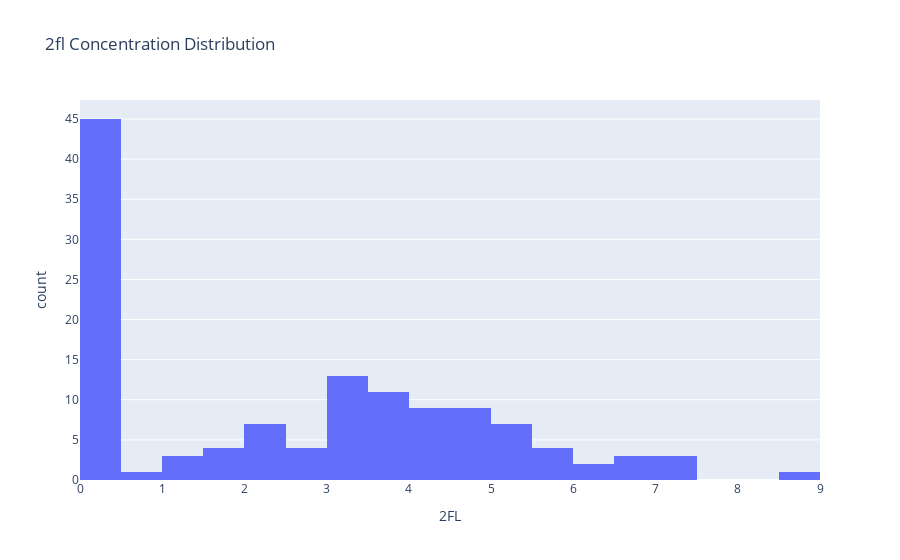

The notebook cell this image was saved under:
### Code cell
fig = px.histogram(merged, x="2FL", nbins=40, title='2fl Concentration Distribution')
fig

### Figure 1 — Plotly figure (JSON) as saved in the notebook; plotly's stock layout.template omitted (floating-point values rounded to 4 significant figures)
{"data": [{"bingroup": "x", "hovertemplate": "2FL=%{x}<br>count=%{y}<extra></extra>", "legendgroup": "", "marker": {"color": "#636efa", "pattern": {"shape": ""}}, "name": "", "nbinsx": 40, "orientation": "v", "showlegend": false, "type": "histogram", "x": [1.812, 2.942, 3.023, 2.11, 0.3197, 0.295, 0.3086, 1.81, 0.2724, 0.1635, 3.578, 6.616, 0.2163, 3.765, 0.291, 3.647, 7.417, 0.3567, 3.894, 0.3166, 3.419, 0.2794, 0.2576, 3.66, 6.008, 4.03, 3.168, 0.2998, 0.3215, 0.2968, 0.3043, 4.197, 3.446, 0.2933, 1.199, 0.2355, 0.2323, 4.363, 0.2133, 2.301, 5.587, 3.806, 4.982, 4.829, 0.2546, 2.178, 5.443, 6.754, 0.2028, 4.291, 4.55, 1.788, 7.214, 1.578, 1.444, 2.15, 4.589, 4.255, 8.572, 3.013, 5.984, 7.368, 0.2853, 0.2387, 4.533, 3.202, 0.3764, 0.2196, 2.464, 5.607, 0.2904, 2.343, 4.906, 0.3081, 0.3484, 0.2303, 3.238, 5.183, 3.532, 1.117, 0.1637, 4.671, 3.254, 0.1733, 3.419, 0.2224, 0.1583, 5.138, 0.2909, 4.313, 5.545, 5.418, 0.3022, 0.1466, 0.5761, 0.1381, 0.295, 2.321, 6.255, 3.463, 3.22, 5.029, 0.133, 0.3355, NaN, 4.509, 4.309, 0.1213, 5.018, 3.369, 0.03498, 4.49, 4.188, 3.197, 3.952, 0.3155, 5.388, 3.857, 4.705, 0.1491, NaN, 3.778, 2.621, 3.819, 2.866, 0.3167, 6.515, 2.809], "xaxis": "x", "yaxis": "y"}], "layout": {"barmode": "relative", "legend": {"tracegroupgap": 0}, "title": {"text": "2fl Concentration Distribution"}, "xaxis": {"anchor": "y", "domain": [0, 1], "title": {"text": "2FL"}}, "yaxis": {"anchor": "x", "domain": [0, 1], "title": {"text": "count"}}}}
